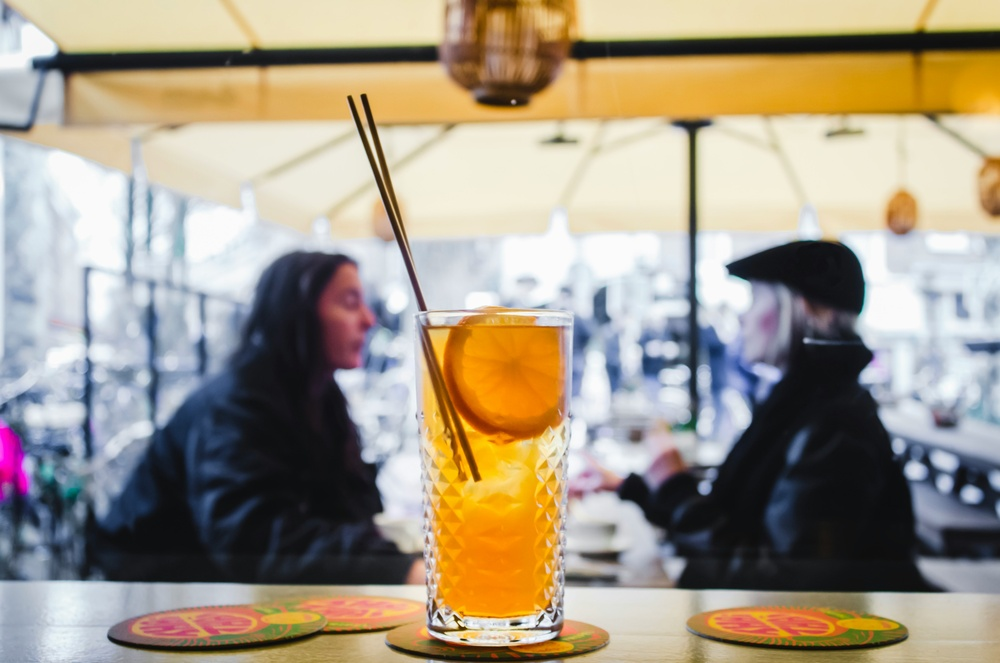
#> input picture Semestre_05/ModeladoYProcesamientoDeImagenes/Segundo Parcial/data/naranja.jpg, 1000 x 663 px, shrunk from 5146 x 3411 before the run
$ python tablaLUT.py
#> lines starting #> are read from the running program, lines starting #| are printed output that depends on the picture
### Semestre_05/ModeladoYProcesamientoDeImagenes/Segundo Parcial/src/utils.py
import numpy as np
import matplotlib.pyplot as plt
import os
from skimage import color
from skimage.io import imread


"""
Function to read an image from a given path, convert it to grayscale if necessary, and return it as an 8-bit unsigned integer array.

Parameters:
    - image_path: String representing the relative path to the image file.

Returns:
    - imagen: 2D numpy array representing the grayscale image.
"""

def read_image(image_path):
    # Extract the base path for the father of the directory in which this .py is located
#> called with image_path = 'data/naranja.jpg'
    current_file_path = os.path.abspath(__file__)
    current_dir = os.path.dirname(current_file_path)
    base_path = os.path.dirname(current_dir)
    final_path = os.path.join(base_path, image_path)

    # Read the image
    imagen = imread(final_path)
#> imagen is the input picture: shape (663, 1000, 3); mean R, G, B 163.6, 152.6, 134.7

    # Convert to grayscale if the image is RGB
    if len(imagen.shape) == 3:
        imagen = color.rgb2gray(imagen)
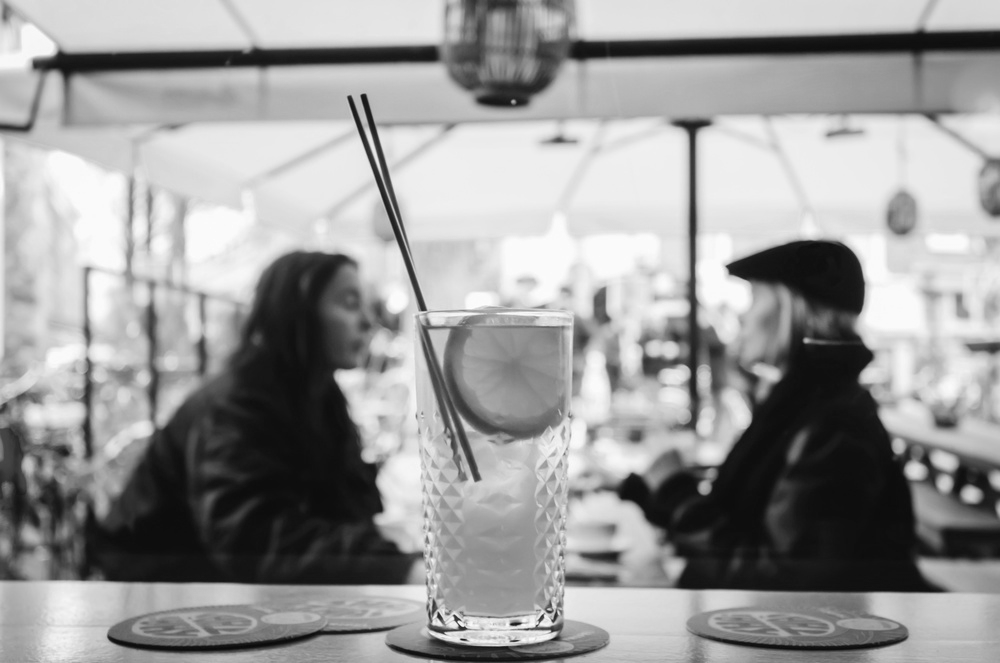
#> imagen: shape (663, 1000) float64; min 0.0344, max 1, mean 0.602
        imagen = (imagen * 255).astype(np.uint8)
    else:
        imagen = imagen.astype(np.uint8)

    return imagen


"""
Function to plot a list of images with their corresponding titles in a grid layout.

Parameters:
    - images: List of 2D numpy arrays representing the images to be plotted.
    - titles: List of strings representing the titles for each image.
    - fig_title: String representing the title for the entire figure.
    - cols: Integer representing the number of columns in the grid layout (default is 3).

Returns:
    - None
"""

# [21 lines left out: function plot_images, not called in this run]


"""
Function to compute the histogram of an image.

Parameters:
    - img: 2D numpy array representing the grayscale image.
    - bins: Integer representing the number of intensities in the histogram.
    - normalizar: Boolean indicating whether to normalize the histogram.

Returns:
    - histograma: 1D numpy array representing the histogram of the image.
"""

# [14 lines left out: function histograma, not called in this run]


"""
Function to quantize an image from its original bit depth to a target bit depth.

Parameters:
    - img: 2D numpy array representing the grayscale image.
    - bits_originales: Integer representing the original bit depth of the image.
    - bits_destino: Integer representing the target bit depth for quantization.

Returns:
    - img_cuantizada: 2D numpy array representing the quantized image.
"""

def cuantizar(img, bits_originales, bits_destino):
#> called with bits_originales = 8, bits_destino = 3
    factor_cuantizacion = (2 ** bits_destino - 1) / (2 ** bits_originales - 1)
    img_cuantizada = np.floor(img * factor_cuantizacion).astype(np.uint8)
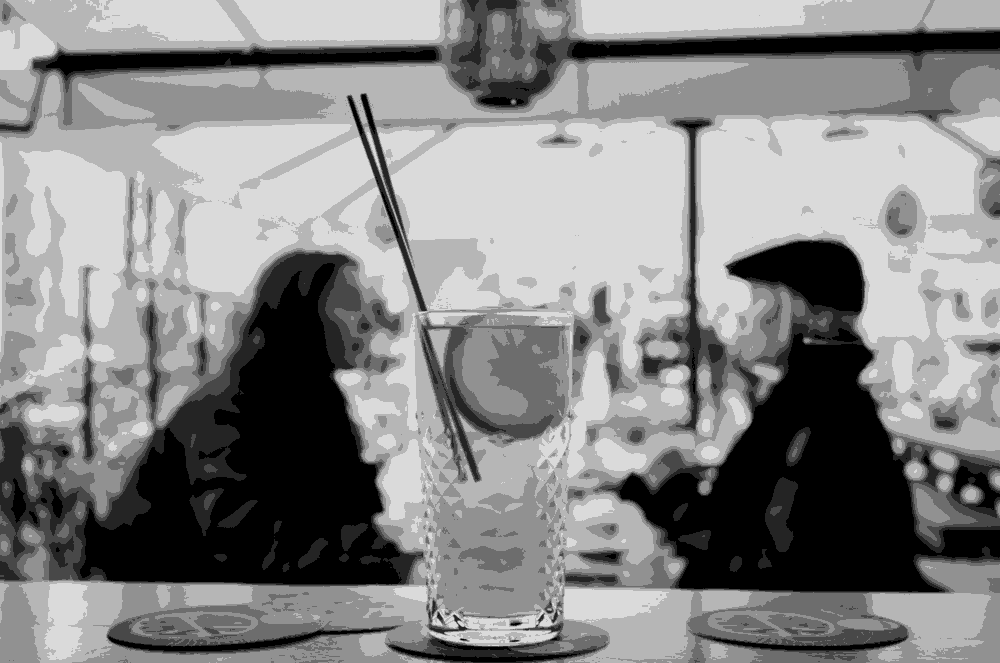
#> img_cuantizada: shape (663, 1000); min 0, max 7, mean 3.71; drawn with min black and max white
    return img_cuantizada


"""
Function to create a lookup table for histogram equalization.

Parameters:
    - hist: 1D numpy array representing the histogram of the image.
    - total_pixeles: Integer representing the total number of pixels in the image.

Returns:
    - tabla: List of lists where each sublist contains:
        - intensidad: Original intensity value.
        - conteo: Number of pixels with that intensity.
        - pr: Normalized probability of the intensity.
        - suma_acum: Cumulative distribution function value for the intensity.
        - multiplicacion: Product of the cumulative distribution function value and the maximum intensity value.
        - entero: Rounded integer value of the multiplicacion.
"""

# [17 lines left out: function crear_lookup_table, not called in this run]


"""
Function to display a list of images and their corresponding histograms side by side.

Parameters:
    - imagenes: List of 2D numpy arrays representing the grayscale images.
    - titulos_imagenes: List of strings representing the titles for each image.
    - histogramas: List of 1D numpy arrays representing the histograms of the images.
    - titulos_histogramas: List of strings representing the titles for each histogram.

Returns:
    - None
"""

# [19 lines left out: function imagenes_histogramas, not called in this run]


"""
Function to add Gaussian noise to an image.

Parameters:
    - img: 2D numpy array representing the grayscale image.
    - sigma: Float representing the standard deviation of the Gaussian noise.

Returns:
    - img_out: 2D numpy array representing the noisy image.
"""

# [6 lines left out: function ruido_gaussiano, not called in this run]


"""
Function to compute the mean of multiple noisy images.

Parameters:
    - img: 2D numpy array representing the grayscale image.
    - n: Integer representing the number of noisy images to generate.
    - sigma: Float representing the standard deviation of the Gaussian noise.

Returns:
    - g_bar: 2D numpy array representing the mean image.
"""

# [8 lines left out: function mean_image, not called in this run]

"""
Function to create an averaging filter kernel.

Parameters:
    - n: Integer representing the size of the kernel (n x n).

Returns:
    - kernel: 2D numpy array representing the averaging filter kernel.
"""

def filtro_promedio(n):
    kernel = 1 / (n * n) * np.ones((n, n))
    return kernel

"""
Function to create a Gaussian filter kernel.

Parameters:
    - sigma: Float representing the standard deviation of the Gaussian distribution.
    - n: Integer representing the size of the kernel (n x n). Must be an odd number.

Returns:
    - kernel: 2D numpy array representing the Gaussian filter kernel.
"""

# [16 lines left out: function gaussian_kernel, not called in this run]

"""
Function to add impulsive noise (salt and pepper noise) to an image.

Parameters:
    - img: 2D numpy array representing the grayscale image.
    - probability: Float representing the probability of a pixel being affected by noise.

Returns:
    - img_ruido: 2D numpy array representing the noisy image.
"""

# [12 lines left out: function ruido_impulsivo, not called in this run]

"""
Function to add multiplicative noise to an image.

Parameters:
    - img: 2D numpy array representing the grayscale image.
    - sigmaM: Float representing the standard deviation of the multiplicative noise.

Returns:
    - img_ruido: 2D numpy array representing the noise applied to the image.
    - img_out: 2D numpy array representing the noisy image.
"""

# [6 lines left out: function multiplicar_ruido, not called in this run]

"""
Function to apply a 2D convolution to an image using a given kernel.

Parameters:
    - img: 2D numpy array representing the grayscale image.
    - k: 2D numpy array representing the convolution kernel.

Returns:
    - img_out: 2D numpy array representing the convolved image.
"""

# [13 lines left out: function conv2d, not called in this run]

"""
Function to apply an arithmetic mean filter to an image.

Parameters:
    - img: 2D numpy array representing the grayscale image.
    - w_size: Integer representing the size of the window (w_size x w_size).

Returns:
    - img_out: 2D numpy array representing the filtered image.
"""

# [11 lines left out: function media_aritmetica, not called in this run]

"""
Function to apply a geometric mean filter to an image.

Parameters:
    - img: 2D numpy array representing the grayscale image.
    - w_size: Integer representing the size of the window (w_size x w_size).

Returns:
    - img_out: 2D numpy array representing the filtered image.

Note:
    - Bad for impulsive noise
"""

# [11 lines left out: function media_geometrica, not called in this run]

"""
Function to apply a harmonic mean filter to an image.

Parameters:
    - img: 2D numpy array representing the grayscale image.
    - w_size: Integer representing the size of the window (w_size x w_size).

Returns:
    - img_out: 2D numpy array representing the filtered image.

Note:
    - Bad for impulsive noise
"""

# [12 lines left out: function media_armonica, not called in this run]

"""
Function to apply a harmonic mean filter to an image.

Parameters:
    - img: 2D numpy array representing the grayscale image.
    - w_size: Integer representing the size of the window (w_size x w_size).

Returns:
    - img_out: 2D numpy array representing the filtered image.

Note:
    - Bad for impulsive noise
"""

# [58 lines left out: functions media_contraarmonico, filtro_mediana, filtro_max_min, filtro_max_min, gradiante, not called in this run]


# def aplicar_sobel(img):
#     # Definir los kernels de Sobel
#     sobel_x = np.array([[-1, 0, 1],
#                         [-2, 0, 2],
#                         [-1, 0, 1]])
#     sobel_y = np.array([[-1, -2, -1],
#                         [0, 0, 0],
#                         [1, 2, 1]])
#     # Aplicar convolución con los kernels de Sobel
#     img_sobel_x = convolve2d(img, sobel_x, mode='same', boundary='wrap')
#     img_sobel_y = convolve2d(img, sobel_y, mode='same', boundary='wrap')
#     # Calcular la magnitud del gradiente
#     img_sobel = np.sqrt(img_sobel_x*2 + img_sobel_y*2)
#     img_sobel = np.clip(img_sobel, 0, 255).astype(np.uint8)
#     return img_sobel, sobel_x, sobel_ydef aplicar_sobel(img):
#     # Definir los kernels de Sobel
#     sobel_x = np.array([[-1, 0, 1],
#                         [-2, 0, 2],
#                         [-1, 0, 1]])
#     sobel_y = np.array([[-1, -2, -1],
#                         [0, 0, 0],
#                         [1, 2, 1]])
#     # Aplicar convolución con los kernels de Sobel
#     img_sobel_x = convolve2d(img, sobel_x, mode='same', boundary='wrap')
#     img_sobel_y = convolve2d(img, sobel_y, mode='same', boundary='wrap')
#     # Calcular la magnitud del gradiente
#     img_sobel = np.sqrt(img_sobel_x*2 + img_sobel_y*2)
#     img_sobel = np.clip(img_sobel, 0, 255).astype(np.uint8)
#     return img_sobel, sobel_x, sobel_y

### Semestre_05/ModeladoYProcesamientoDeImagenes/Segundo Parcial/src/tablaLUT.py
import numpy as np
import utils

# Crear la tabla de Look Up
def crear_lookup_table(hist, total_pixeles):
    # Normalizar histograma
    hist_normalizado = hist / total_pixeles

    # Suma acumulada del histograma normalizado
    suma_ac = np.cumsum(hist_normalizado)

    # Crear la tabla
    tabla = []
    for i in range(len(hist)):
        intensidad = i
        conteo = int(hist[i])  # Mantener el conteo sin normalización
        pr = hist_normalizado[i]  # Histograma normalizado
        suma_acum = suma_ac[i]
        multiplicacion = suma_acum * 7
        entero = int(np.round(multiplicacion))

        fila = [intensidad, conteo, round(pr, 4), round(suma_acum, 4), round(multiplicacion, 4), entero]
        tabla.append(fila)

    return tabla

# Leer la imagen
img = utils.read_image('data/naranja.jpg')

# Cuantizar la imagen a 3 bits
img_cuantizada = utils.cuantizar(img, 8, 3)

# Calcular el histograma para la imagen cuantizada
bins = 8  # 2^3 = 8 niveles
total_pixeles = img_cuantizada.size
#> total_pixeles = 663000
#> (the run stopped early here; a loop or call above may not have finished)

$ run again, with Semestre_05/ModeladoYProcesamientoDeImagenes/Segundo Parcial/data/corridor.jpg copied over Semestre_05/ModeladoYProcesamientoDeImagenes/Segundo Parcial/data/naranja.jpg
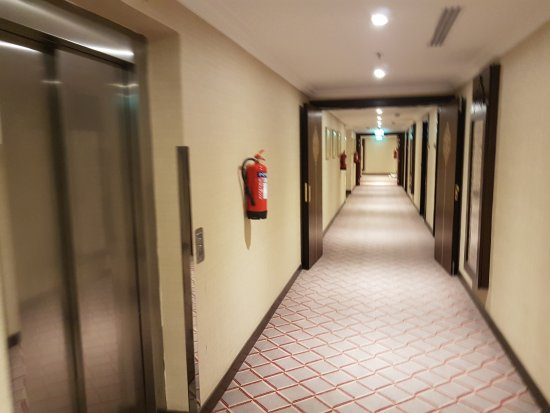
#> input picture Semestre_05/ModeladoYProcesamientoDeImagenes/Segundo Parcial/data/corridor.jpg, 550 x 413 px
#> in read_image, imagen is the input picture: shape (413, 550, 3); mean R, G, B 151.1, 130, 107.4
#> in read_image, `imagen = color.rgb2gray(imagen)`:
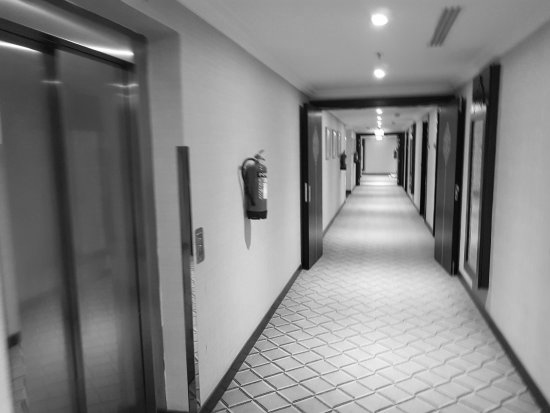
#> imagen: shape (413, 550) float64; min 0.0103, max 1, mean 0.521
#> in cuantizar, `img_cuantizada = np.floor(img * factor_cuantizacion).astype(np.uint8)`:
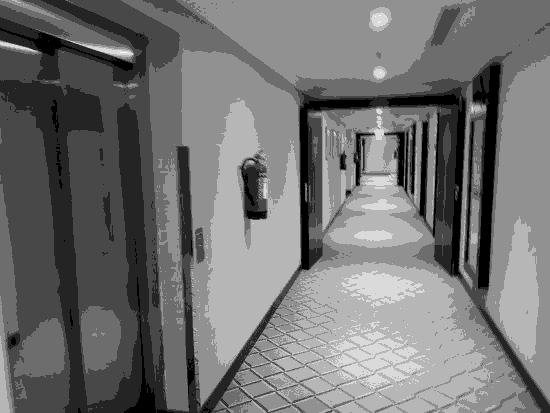
#> img_cuantizada: shape (413, 550); min 0, max 7, mean 3.14; drawn with min black and max white

$ run again, with Semestre_05/ModeladoYProcesamientoDeImagenes/Segundo Parcial/data/flor.jpg copied over Semestre_05/ModeladoYProcesamientoDeImagenes/Segundo Parcial/data/naranja.jpg
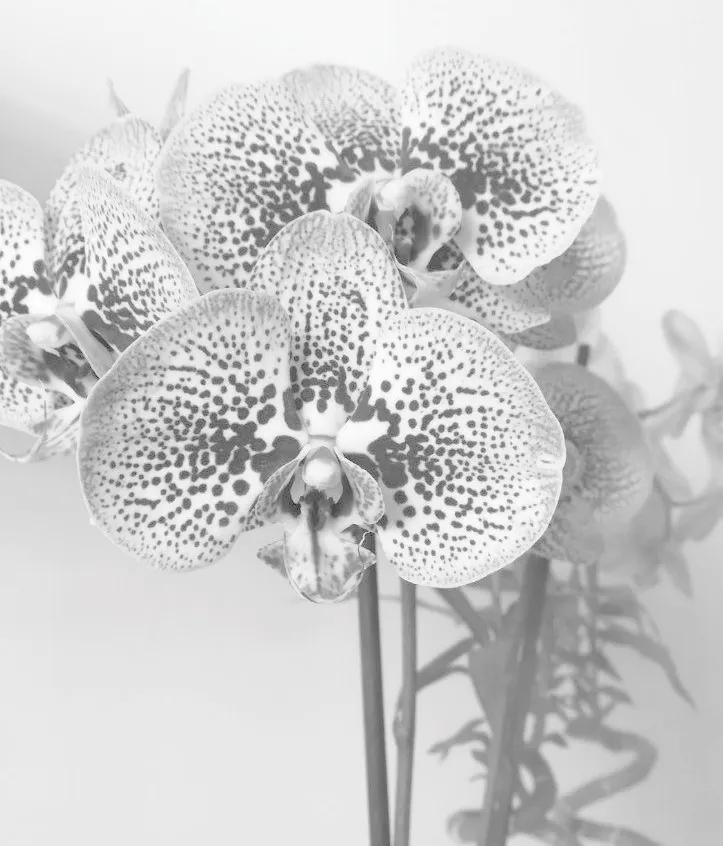
#> input picture Semestre_05/ModeladoYProcesamientoDeImagenes/Segundo Parcial/data/flor.jpg, 723 x 846 px
#> in read_image, imagen is the input picture: shape (846, 723, 3); mean R, G, B 205.5, 205.5, 205.5
#> in cuantizar, `img_cuantizada = np.floor(img * factor_cuantizacion).astype(np.uint8)`:
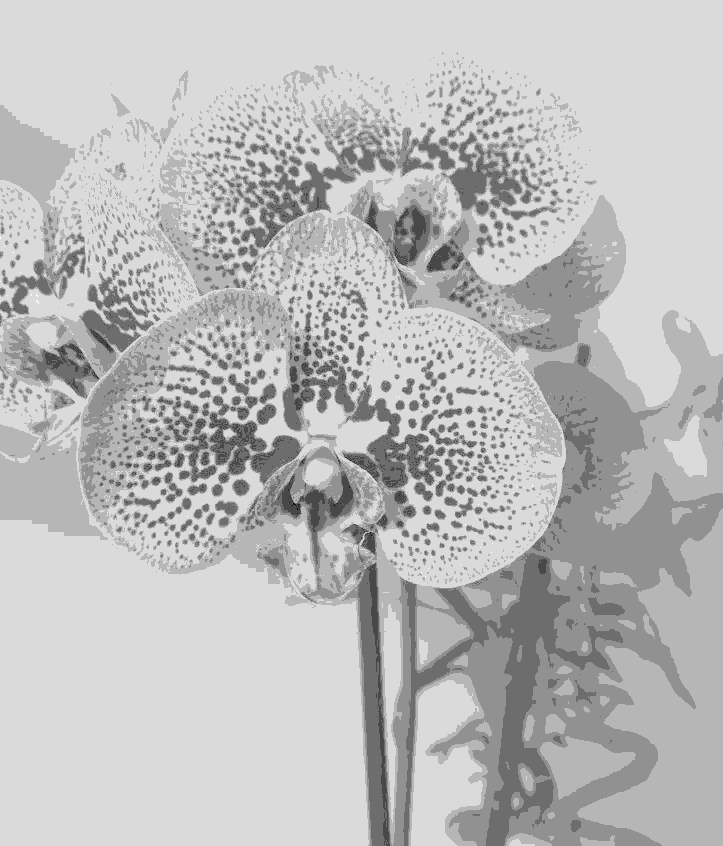
#> img_cuantizada: shape (846, 723); min 0, max 7, mean 5.17; drawn with min black and max white
